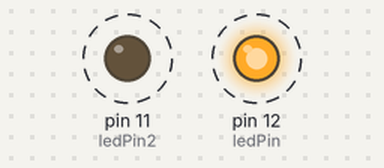
Bench run of a sketch on a simulated Arduino Uno, built with avr-gcc and run on an emulated ATmega328P. Shown: output pins drawn as LEDs (lit = HIGH). Dashed ring = blinking.

Above: at 0.5 s.
Timing chart, 0 to 4.6 s (numbered marks = the images above):
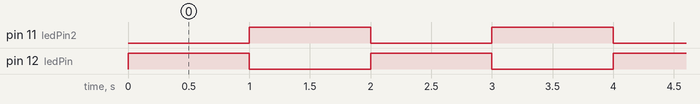

The sketch:

story_21.ino
```cpp
int ledPin=12;
int ledPin2=11;
void setup()
{
    pinMode(ledPin,OUTPUT);
  pinMode(ledPin2,OUTPUT);//Set the digital 8 port mode, OUTPUT: Output mode
}
void loop()
{
    digitalWrite(ledPin,HIGH); //HIGH is set to about 5V PIN8
    delay(1000);               //Set the delay time, 1000 = 1S
    digitalWrite(ledPin,LOW);  //LOW is set to about 5V PIN8
    delay(0);               //Set the delay time, 1000 = 1S

    digitalWrite(ledPin2,HIGH); //HIGH is set to about 5V PIN8
    delay(1000);               //Set the delay time, 1000 = 1S
    digitalWrite(ledPin2,LOW);  //LOW is set to about 5V PIN8
    delay(0);               //Set the delay time, 1000 = 1S
}
```

Measured:
- by itself, pin 11 (ledPin2), pin 12 (ledPin): alternates HIGH for 1.0 s and LOW for 1.0 s
- by itself, everything shown: repeats every 2.0 s, in 3 steps
